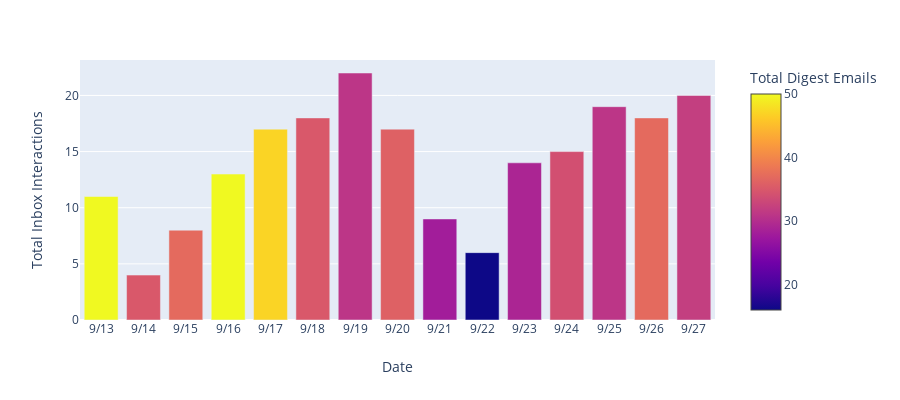

Here is the notebook cell this chart was saved with:
### Markdown cell above
## Exploration 1: How often do I check my email overall? Are there any day-to-day patterns for how often I check my inbox over 2 weeks?

### Code cell
import seaborn as sns
import plotly.express as px
import matplotlib.pyplot as plt

fig = px.bar(timeData, x='Date', y='TotalEmailInteractions',hover_data=['Date', 'TotalEmailInteractions','TotalTopics'], color='TotalTopics',
             labels={'Date':'Date','TotalEmailInteractions':'Total Inbox Interactions','TotalTopics':'Total Digest Emails'}, height=400)
fig.show()

### Figure 1 — Plotly figure (JSON) as saved in the notebook; plotly's stock layout.template omitted (floating-point values rounded to 4 significant figures)
{"data": [{"alignmentgroup": "True", "customdata": [["9/13", 11, 50], ["9/14", 4, 35], ["9/15", 8, 37], ["9/16", 13, 50], ["9/17", 17, 47], ["9/18", 18, 35], ["9/19", 22, 31], ["9/20", 17, 36], ["9/21", 9, 28], ["9/22", 6, 16], ["9/23", 14, 29], ["9/24", 15, 34], ["9/25", 19, 31], ["9/26", 18, 37], ["9/27", 20, 32]], "hoverlabel": {"namelength": 0}, "hovertemplate": "Date=%{customdata[0]}<br>Total Inbox Interactions=%{customdata[1]}<br>Total Digest Emails=%{marker.color}", "legendgroup": "", "marker": {"color": [50, 35, 37, 50, 47, 35, 31, 36, 28, 16, 29, 34, 31, 37, 32], "coloraxis": "coloraxis"}, "name": "", "offsetgroup": "", "orientation": "v", "showlegend": false, "textposition": "auto", "type": "bar", "x": ["9/13", "9/14", "9/15", "9/16", "9/17", "9/18", "9/19", "9/20", "9/21", "9/22", "9/23", "9/24", "9/25", "9/26", "9/27"], "xaxis": "x", "y": [11, 4, 8, 13, 17, 18, 22, 17, 9, 6, 14, 15, 19, 18, 20], "yaxis": "y"}], "layout": {"barmode": "relative", "coloraxis": {"colorbar": {"title": {"text": "Total Digest Emails"}}, "colorscale": [[0, "#0d0887"], [0.1111, "#46039f"], [0.2222, "#7201a8"], [0.3333, "#9c179e"], [0.4444, "#bd3786"], [0.5556, "#d8576b"], [0.6667, "#ed7953"], [0.7778, "#fb9f3a"], [0.8889, "#fdca26"], [1, "#f0f921"]]}, "height": 400, "legend": {"tracegroupgap": 0}, "margin": {"t": 60}, "xaxis": {"anchor": "y", "domain": [0, 0.98], "title": {"text": "Date"}}, "yaxis": {"anchor": "x", "domain": [0, 1], "title": {"text": "Total Inbox Interactions"}}}}
